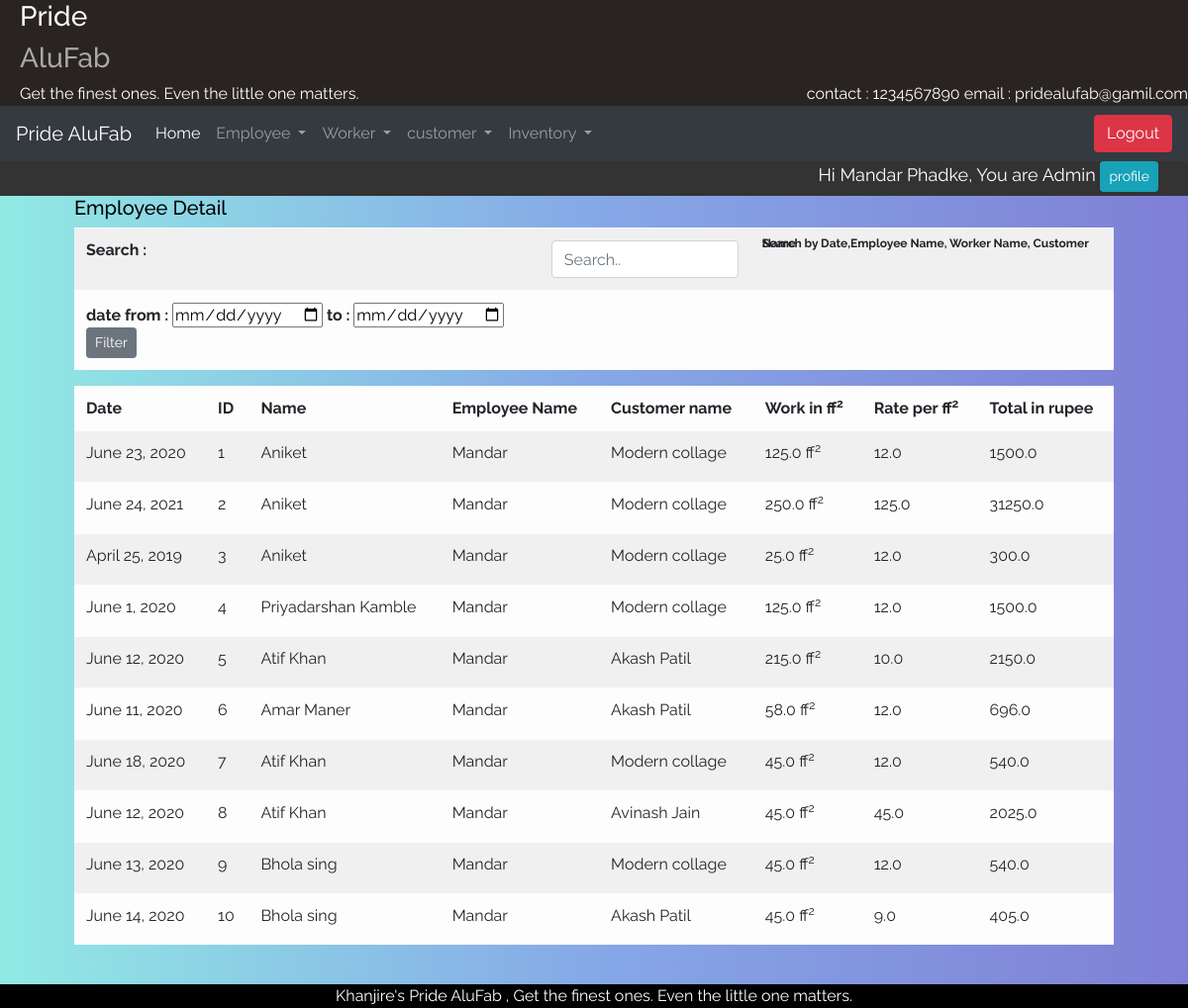
Screenshot of /DetailWorkAttend (signed in) with the database file from the repository.
### alufab/models.py (models this page shows, shortened)
class Employee(models.Model):
    Emp_id = models.ForeignKey(User, on_delete=models.CASCADE)
    phono = models.IntegerField(default=0)
    Address = models.CharField(default=' ',max_length=100)
    city = models.CharField(default='Ichalkaranji',max_length=20)
    de = [
        ('Manager','Manager'),
        ('Supervisor','Supervisor'),
        ('Admin', 'Admin')
    ]
    designation = models.CharField(max_length=10, choices=de)
    Paymentperday = models.FloatField(default=0)
    is_working=models.BooleanField(default=True)

class attendance(models.Model):
    Emp_id = models.ForeignKey(Employee, on_delete=models.CASCADE)
    worker_name = models.ForeignKey(worker, on_delete=models.CASCADE)
    customer_name = models.ForeignKey(customer, on_delete=models.CASCADE)
    work_in_square_foot = models.FloatField(default=0)
    payment_per_square_ft = models.FloatField(default=0)
    total_payment = models.FloatField(default=0)
    Date_of_attendance = models.DateField(default=datetime.now, blank=True)

class worker(models.Model):
    worker_name = models.CharField(max_length=30)
    phone_number = models.CharField(max_length=10)
    Address = models.CharField(max_length=100)
    WT = [
        ('glass_cutting', 'Glass_Cutting'),
        ('fitting', 'fitting'),
        ('regular', 'regular')
    ]
    worker_type = models.CharField(max_length=100, choices=WT)
    def __str__(self):
        return self.worker_name

class customer(models.Model):
    Emp_id = models.ForeignKey(Employee, on_delete=models.CASCADE)
    name = models.CharField(max_length=30)
    email = models.EmailField(max_length=50)
    address = models.CharField(max_length=100)
    city = models.CharField(max_length=100,default='Ichalkaranji')
    phono = models.CharField(max_length=10)
    is_complete = models.BooleanField(default=False)
    cust_date = models.DateField(default=datetime.now, blank=True)
    completion_date = models.DateField(null=True)
    total_payment = models.FloatField(default=0)
    is_active=models.BooleanField(default=True)

### alufab/views.py (the view)
# urls.py: path('DetailWorkAttend', views.DetailWorkAttend,name='DetailWorkAttend'),
def DetailWorkAttend(request):
    obj=attendance.objects.all()
    empid = request.user.id
    desig = Employee.objects.get(Emp_id=empid)
    data={'obj':obj,'desig':desig}
    return render(request, 'alufab/attendance_list.html', data)

### templates/alufab/attendance_list.html (shortened to what this page needs)
{% extends 'home.html' %}
{% block content %}
<div class="detail_view">
    <h5>Employee Detail</h5>
    <table class="table table-light table-responsive-sm table-striped table_detail">
        <tr><Th colspan="3">Search : </Th><th colspan="3"><input class="form-control" id="myInput" type="text" placeholder="Search.."></th><th><sub>Search by Date,Employee Name, Worker Name, Customer Name</sub></th></tr>
<tr>
    <th><form method="get" action="{% url 'filterCustomer' %}">date from : <input type="date" name="from"/> to : <input type="date" name="to"/><button type="submit" name="filter" class="btn btn-secondary btn-sm">Filter</button></form></th>
</tr>
    </table>
    <table class="table table-light table-responsive-sm table-striped table_detail" id="myTable">
      <thead>
          <tr>
                <th class="sort">Date</th>
                <th class="sort">ID</th>
                <th class="sort">Name</th>
                <th class="sort">Employee Name</th>
                <th class="sort">Customer name</th>
                <th class="sort">Work in ff<sup>2<sup></th>
                <th class="sort">Rate per ff<sup>2</sup></th>
                <th class="sort">Total in rupee</th>
            </tr
          </thead>
          <tbody>
            {%for i in obj%}
            <tr>
                <td><label>{{i.Date_of_attendance}}</label></td>
                <td><label>{{i.id}}</label></td>
                <td><label>{{i.worker_name}}</label></td>
                <td><label>{{i.Emp_id.Emp_id}}</label></td>
                <td><label>{{i.customer_name.name}}</label></td>
                <td><label>{{i.work_in_square_foot}} ff<sup>2<sup></label></td>
                <td><label>{{i.payment_per_square_ft}} </label></td>
                <td><label>{{i.total_payment}} </label></td>
            </tr>
            {%endfor%}
          </tbody>
        </table>
</div>
<br>
{% endblock %}

### templates/home.html (shortened to what this page needs)
{%load static%}
<html lang="en">
<head>
    <link rel="stylesheet" href="https://stackpath.bootstrapcdn.com/bootstrap/4.3.1/css/bootstrap.min.css">
    <link href="https://cdnjs.cloudflare.com/ajax/libs/select2/4.0.6-rc.0/css/select2.min.css" rel="stylesheet" />
<link rel="stylesheet" type="text/css" href="{% static 'css/main.css' %}">
<link rel="stylesheet" type="text/css" href="{% static 'css/util.css' %}">
</head>
<body>
<div class="div_top" >
    <div class="container-">
      <h3 style="color: white;">Pride</h3><h3 style="color: darkgrey;">AluFab</h3><h style="color:white;">Get the finest ones.
        Even the little one matters.</h>
      <div style="float:right; color:white;">
        contact : 1234567890
        email : pridealufab@gamil.com
      </div>
    </div>
  </div>
<nav class="navbar navbar-dark bg-dark navbar-expand-lg sticky-top nav">
    <a class="navbar-brand" href="#">Pride AluFab </a>
    <div class="collapse navbar-collapse" id="navbarSupportedContent">
      <ul class="navbar-nav mr-auto">
        <li class="nav-item active">
          <a class="nav-link" href="{% url 'home'%}">Home</a>
        </li>
          <li class="nav-item dropdown">
            <a class="nav-link dropdown-toggle" href="#" role="button" data-toggle="dropdown" aria-haspopup="true" aria-expanded="false">
              Employee
            </a>
          </li>
          <li class="nav-item dropdown">
            <a class="nav-link dropdown-toggle" href="#" role="button" data-toggle="dropdown" aria-haspopup="true" aria-expanded="false">
              Worker
            </a>
          </li>
          <li class="nav-item dropdown">
            <a class="nav-link dropdown-toggle" href="#" id="navbarDropdown" role="button" data-toggle="dropdown" aria-haspopup="true" aria-expanded="false">
              customer
            </a>
          </li>
          <li class="nav-item dropdown">
            <a class="nav-link dropdown-toggle" href="#" id="navbarDropdown" role="button" data-toggle="dropdown" aria-haspopup="true" aria-expanded="false">
              Inventory
            </a>
          </li>
      </ul>
         <span>
              <a href="{% url 'logout_page'%}"><button class="btn btn-danger">Logout</button></a>
          </span>
    </div>
  </nav>
<div class="div_name">
<span class="Name">
  Hi {{request.user.first_name}} {{request.user.last_name}}, You are {{desig.designation}}
              <a href="{% url 'profile' %}"><button class="btn btn-sm btn-info">profile</button></a>
          </span>
</div>
<div id="wrapper" class="active container-fluid froms">
    {% block content %}{% endblock %}
        </div>
<footer>
      Khanjire's Pride AluFab , Get the finest ones.
        Even the little one matters. </footer>
</body>
</html>

### static/css/main.css (style rules this page uses)
body { color:black; background: #7F7FD5; background: -webkit-linear-gradient(to right, #91EAE4, #86A8E7, #7F7FD5); background: linear-gradient(to right, #91EAE4, #86A8E7, #7F7FD5); }
.froms { width:90%; }
footer { background-color:black; width:100%; color:white; text-align:center; }
nav { width:100%; }
.div_top { text-align: left; padding-left: 20px; background-color:#292421; }
.div_name { background-color:#333333; padding-right:30px; color:white; font-size:18px; height:35px; }
.Name { text-align:right; float:right; }

### static/css/util.css (style rules this page uses)
* { margin: 0; padding: 0; outline: none; box-sizing: border-box; font-family: 'Raleway', sans-serif; }

### rows the page displays
Employee: designation "Admin"
attendance: Date_of_attendance "June 23, 2020", id "1", worker_name "Aniket", Emp_id.Emp_id "Mandar", customer_name.name "Modern collage", work_in_square_foot "125.0", payment_per_square_ft "12.0", total_payment "1500.0"
attendance: Date_of_attendance "June 24, 2021", id "2", worker_name "Aniket", Emp_id.Emp_id "Mandar", customer_name.name "Modern collage", work_in_square_foot "250.0", payment_per_square_ft "125.0", total_payment "31250.0"
attendance: Date_of_attendance "April 25, 2019", id "3", worker_name "Aniket", Emp_id.Emp_id "Mandar", customer_name.name "Modern collage", work_in_square_foot "25.0", payment_per_square_ft "12.0", total_payment "300.0"
attendance: Date_of_attendance "June 1, 2020", id "4", worker_name "Priyadarshan Kamble", Emp_id.Emp_id "Mandar", customer_name.name "Modern collage", work_in_square_foot "125.0", payment_per_square_ft "12.0", total_payment "1500.0"
attendance: Date_of_attendance "June 12, 2020", id "5", worker_name "Atif Khan", Emp_id.Emp_id "Mandar", customer_name.name "Akash Patil", work_in_square_foot "215.0", payment_per_square_ft "10.0", total_payment "2150.0"
attendance: Date_of_attendance "June 11, 2020", id "6", worker_name "Amar Maner", Emp_id.Emp_id "Mandar", customer_name.name "Akash Patil", work_in_square_foot "58.0", payment_per_square_ft "12.0", total_payment "696.0"
attendance: Date_of_attendance "June 18, 2020", id "7", worker_name "Atif Khan", Emp_id.Emp_id "Mandar", customer_name.name "Modern collage", work_in_square_foot "45.0", payment_per_square_ft "12.0", total_payment "540.0"
attendance: Date_of_attendance "June 12, 2020", id "8", worker_name "Atif Khan", Emp_id.Emp_id "Mandar", customer_name.name "Avinash Jain", work_in_square_foot "45.0", payment_per_square_ft "45.0", total_payment "2025.0"
attendance: Date_of_attendance "June 13, 2020", id "9", worker_name "Bhola sing", Emp_id.Emp_id "Mandar", customer_name.name "Modern collage", work_in_square_foot "45.0", payment_per_square_ft "12.0", total_payment "540.0"
attendance: Date_of_attendance "June 14, 2020", id "10", worker_name "Bhola sing", Emp_id.Emp_id "Mandar", customer_name.name "Akash Patil", work_in_square_foot "45.0", payment_per_square_ft "9.0", total_payment "405.0"

### other values shown
{{ request.user.first_name }} "Mandar"
{{ request.user.last_name }} "Phadke"
